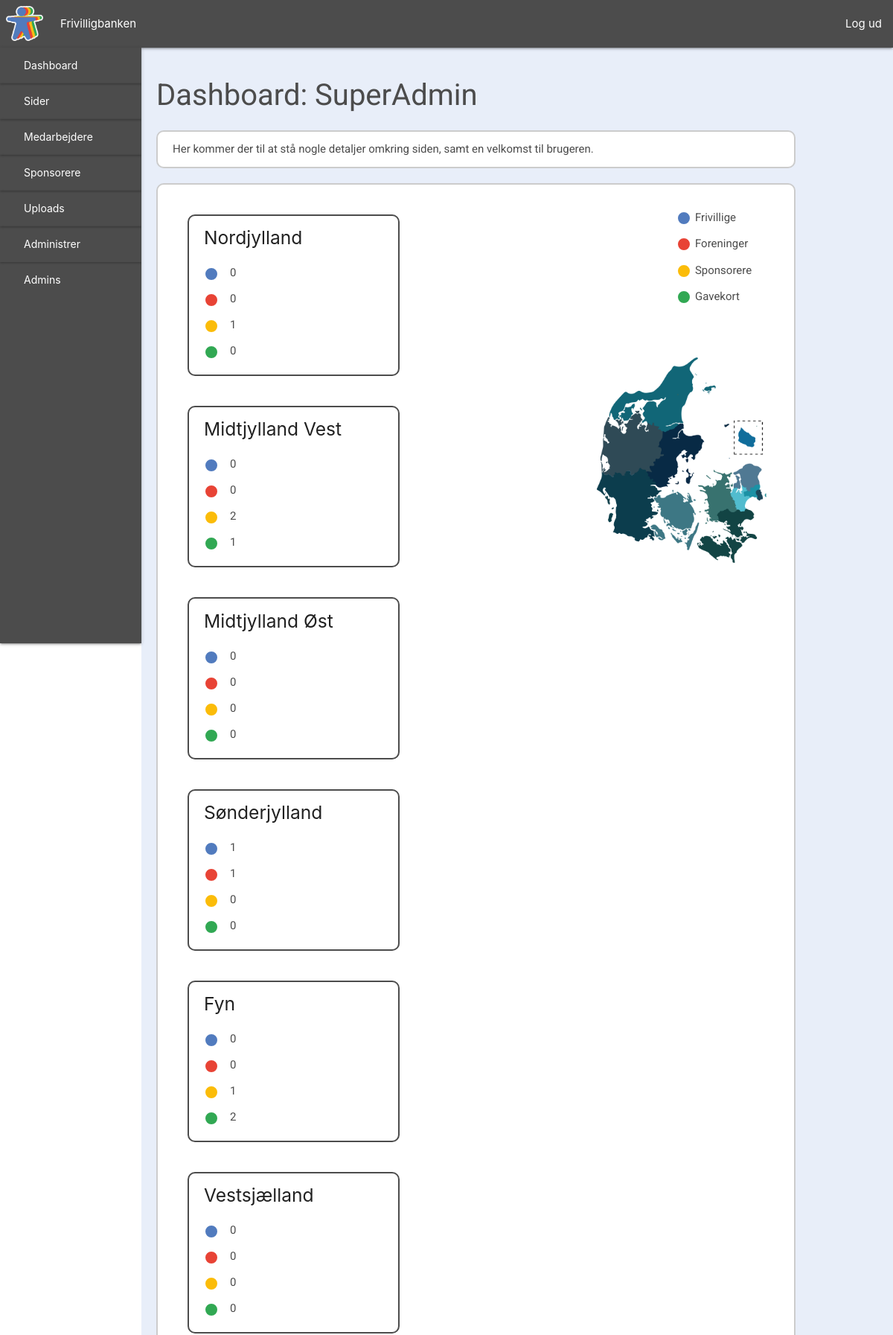
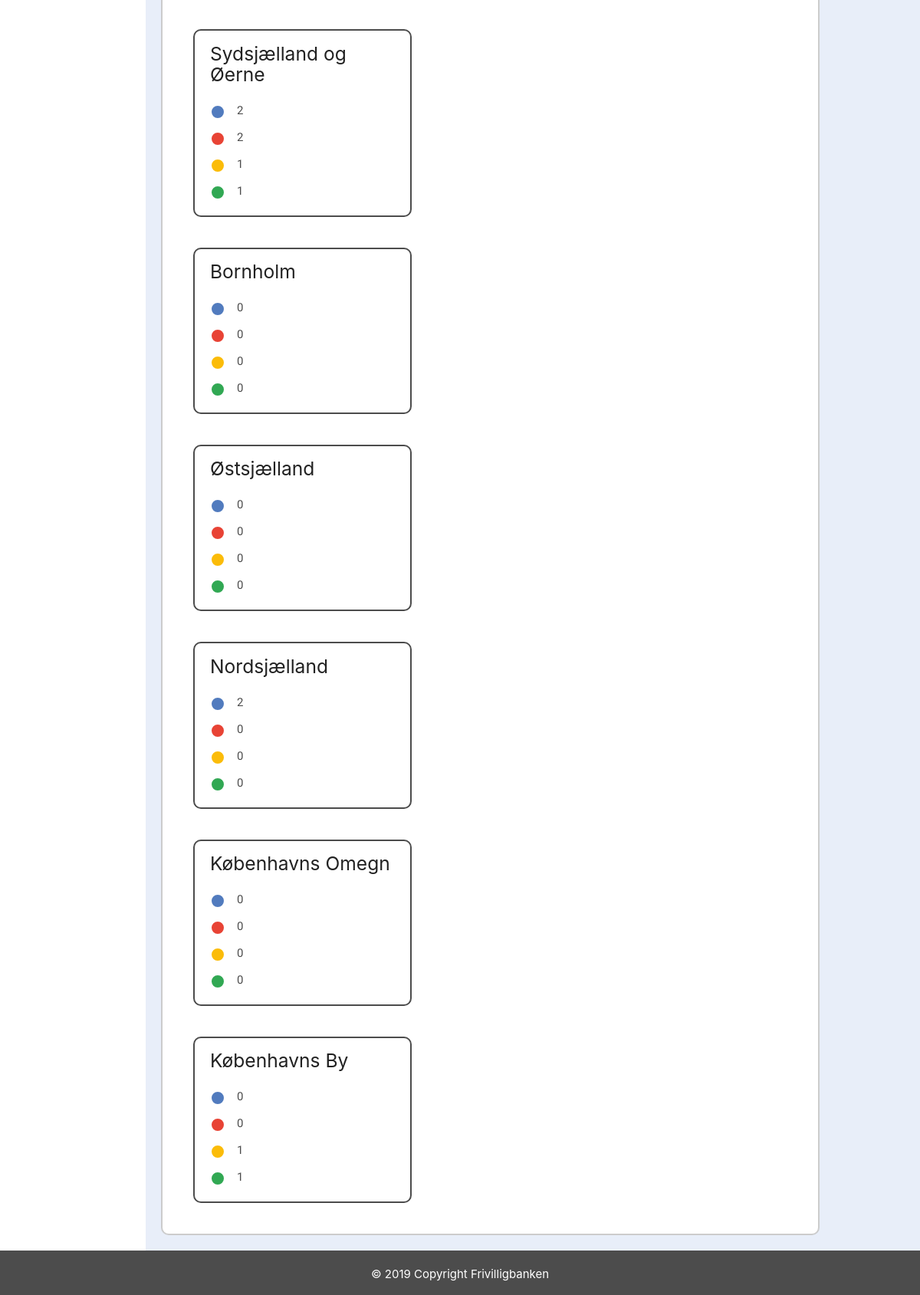
Page /admin (signed in) on the committed database (2 pictures, top to bottom).
### tables this page shows
CREATE TABLE area (
    AreaID INT NOT NULL AUTO_INCREMENT PRIMARY KEY,
    AreaName VARCHAR(255)
);

### view/backend/index.php (the view, shortened to what this page needs)
<?php
require_once("view/backend/includes/header.php");
?>
<div id="dashboard">
    <?php require_once ("view/backend/includes/sidenav.php")?>
    <div id="dashboard-content">
        <h1>Dashboard: <?php echo $_SESSION['username'] ?></h1>
        <div id="dashboard-section1">
            <p>
                Her kommer der til at stå nogle detaljer omkring siden, samt en velkomst til brugeren.
            </p>
        </div>
        <div id="dashboard-section1">
            <div id="map-numbers">
                <?php
                for ($x = 1; $x <= 12; $x++) {
                    $dbCon = dbCon($user, $pass);
                    $query = $dbCon->prepare("SELECT * FROM area WHERE AreaID = '$x'");
                    $query->execute();
                    $getarea = $query->fetch();
                    $dbCon = dbCon($user, $pass);
                    $query = $dbCon->prepare("SELECT COUNT(volunteer.VolunteerID) AS amount
                                                        FROM volunteer
                                                        WHERE volunteer.AreaID = '$x'");
                    $query->execute();
                    $getvolunteer = $query->fetch();
                    $dbCon = dbCon($user, $pass);
                    $query = $dbCon->prepare("SELECT COUNT(`union`.UnionID) AS amount
                                                        FROM `union`
                                                        WHERE `union`.AreaID = '$x'");
                    $query->execute();
                    $getunion = $query->fetch();
                    $dbCon = dbCon($user, $pass);
                    $query = $dbCon->prepare("SELECT COUNT(sponsor.SponsorID) AS amount
                                                        FROM sponsor
                                                        WHERE sponsor.AreaID = '$x'");
                    $query->execute();
                    $getsponsor = $query->fetch();
                    $dbCon = dbCon($user, $pass);
                    $query = $dbCon->prepare("SELECT COUNT(giftcard.GiftcardID) AS amount
                                                        FROM giftcard, sponsor
                                                        WHERE giftcard.SponsorID = sponsor.SponsorID && sponsor.AreaID = '$x'");
                    $query->execute();
                    $getgiftcard = $query->fetch();
                    ?>
                    <div id="area1" class="map-area">
                        <h5><?php echo $getarea['AreaName'] ?></h5>
                        <div class="flex-class"><div id="color1"></div><p id="color1-text"><?php echo $getvolunteer['amount'] ?></p></div>
                        <div class="flex-class"><div id="color2"></div><p id="color2-text"><?php echo $getunion['amount'] ?></p></div>
                        <div class="flex-class"><div id="color3"></div><p id="color3-text"><?php echo $getsponsor['amount'] ?></p></div>
                        <div class="flex-class"><div id="color4"></div><p id="color4-text"><?php echo $getgiftcard['amount'] ?></p></div>
                    </div>
                    <?php
                }
                ?>
            </div>
            <div id="denmark-map" style="background-image: url('../../images/backend/Danmark-områder.png')">
                <div id="map-info">
                    <div id="color1"></div><p id="color1-text">Frivillige</p>
                    <div id="color2"></div><p id="color2-text">Foreninger</p>
                    <div id="color3"></div><p id="color3-text">Sponsorere</p>
                    <div id="color4"></div><p id="color4-text">Gavekort</p>
                </div>
            </div>
        </div>
    </div>
</div>
<?php require_once("view/backend/includes/footer.php"); ?>

### view/backend/css/header.style.css (style rules this page uses)
h1, h2, h3, h4, p { color: #4C4C4C; font-family: 'Roboto', sans-serif; }

### view/backend/css/index.style.css (style rules this page uses)
#dashboard { display: flex; }
#dashboard-content { height: 100%; width: 90%; background-color: #E8EEF9; margin: 64px 0 0 190px; }
#dashboard-content h1 { font-size: 40px; margin-left: 20px; }
#dashboard-section1 { width: 85%; background-color: white; margin: 20px; padding: 20px; border-radius: 10px; border: 2px solid rgba(0,0,0,0.2); display: flex; flex-wrap: wrap; }
#dashboard-section1 p { margin: -8px 0; }
#map-info { float: right; }
#color1, #color2, #color3, #color4 { height: 20px; width: 20px; border-radius: 10px; border: 2px solid white; margin: 15px 15px 0 0; }
#color1 { background-color: #517BBE; }
#color2 { background-color: #E84335; }
#color3 { background-color: #FBBC09; }
#color4 { background-color: #31A853; }
#map-info p { margin: -22px 20px 0 25px; }
#denmark-map { width: 28%; height: 700px; margin-left: auto; margin-right: 2%; background-size: contain; background-repeat: no-repeat; background-position: center; }
#map-numbers { width: 70%; display: flex; flex-wrap: wrap; }
.map-area { border: 2px solid #4C4C4C; border-radius: 10px; width: 285px; padding: 0 20px 20px 20px; margin: 20px; }
.flex-class { display: flex; }
.map-area p { padding: 20px 0 0 0; }

### rows in the picture
area: AreaName "Nordjylland"
area: AreaName "Midtjylland Vest"
area: AreaName "Midtjylland Øst"
area: AreaName "Sønderjylland"
area: AreaName "Fyn"
area: AreaName "Vestsjælland"
area: AreaName "Sydsjælland og Øerne"
area: AreaName "Bornholm"
area: AreaName "Østsjælland"
area: AreaName "Nordsjælland"
area: AreaName "Københavns Omegn"
area: AreaName "Københavns By"

### other values in the picture
$_SESSION['username'] "SuperAdmin"
$getvolunteer['amount'] "0"
$getunion['amount'] "0"
$getsponsor['amount'] "1"
$getgiftcard['amount'] "0"
$getsponsor['amount'] "2"
$getgiftcard['amount'] "1"
$getsponsor['amount'] "0"
$getvolunteer['amount'] "1"
$getunion['amount'] "1"
$getgiftcard['amount'] "2"
$getvolunteer['amount'] "2"
$getunion['amount'] "2"
